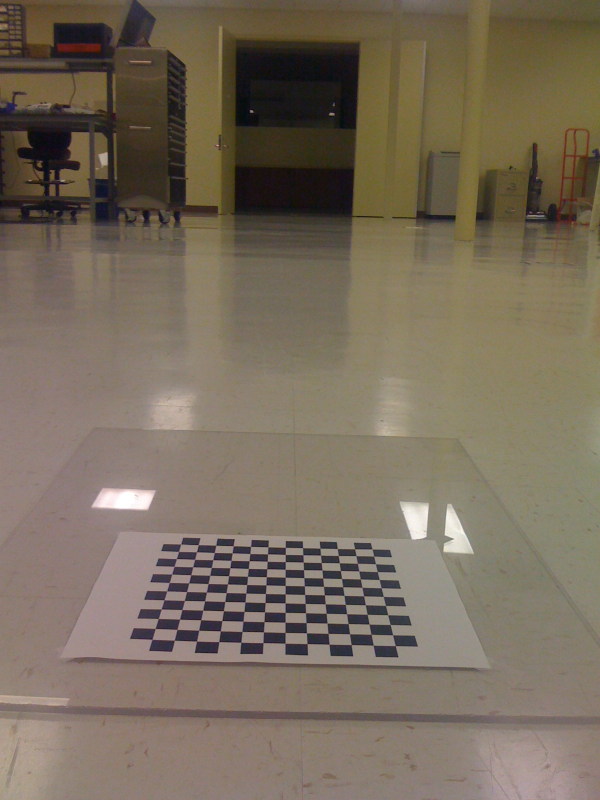
#> input picture Learning.OpenCV/birdseye/IMG_0214.jpg, 1200 x 1600 px (shown at 1/2 size)
$ python Polar.py ../../../../Learning.OpenCV/birdseye/IMG_0214.jpg   (Python 2 division)   (older library calls are emulated)
#> lines starting #> are read from the running program, lines starting #| are printed output that depends on the picture; after the words box and inside, x2 and y2 are one past the last pixel; in counts of white or black regions, pixels touching at a corner belong together
# -*- coding: utf-8 -*-
import cv2
import numpy as np
import sys
#极坐标变换
def polar(I,center,r,theta=(0,360),rstep=1.0,thetastep=360.0/(180*8)):
    #得到距离的最小最大范围
    minr,maxr = r
    #角度的最小范围
    mintheta,maxtheta = theta
    #输出图像的高，宽
    H = int((maxr-minr)/rstep)+1
    W =  int((maxtheta-mintheta)/thetastep)+1
    O = np.zeros((H,W),I.dtype)
    #极坐标变换
    r = np.linspace(minr,maxr,H)
    r = np.tile(r,(W,1))
    r = np.transpose(r)
    theta = np.linspace(mintheta,maxtheta,W)
    theta = np.tile(theta,(H,1))
    x,y=cv2.polarToCart(r,theta,angleInDegrees=True)
    #最近邻插值
    for i in xrange(H):
        for j in xrange(W):
            px = int(round(x[i][j])+cx)
            py = int(round(y[i][j])+cy)
            if(px>w-1 or py >h-1):
                O[i][j] = 125#灰色
            else:
                O[i][j] = I[py][px]
    return O

#主函数
if __name__ == "__main__":
    if len(sys.argv)>1:
        I = cv2.imread(sys.argv[1],cv2.CV_LOAD_IMAGE_GRAYSCALE)
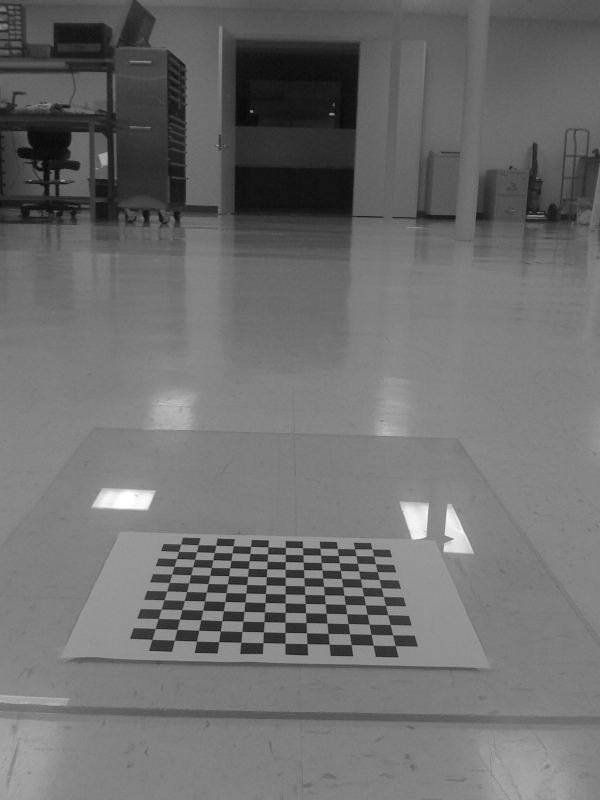
#> I: shape (1600, 1200) (shown at 1/2 size); min 2, max 255, mean 109.9
    else:
        print "Usage: python polar.py image"
    #图像的宽高
    h,w = I.shape[:2]
#> h = 1600; w = 1200
    print w,h
#| 1200 1600
    #极左标变换的中心
    cx,cy = w/2.0,h/2.0+10
#> cx = 600; cy = 810
    print cx,cy
#| 600.0 810.0
    cv2.circle(I,(int(cx),int(cy)),10,(255.0,0,0),3)
#> I: shape (1600, 1200); 0.02% of pixels changed, all inside (x1, y1, x2, y2) = (588, 798, 613, 823)
    #距离的最小最大半径 #200 550 270,340
    O = polar(I,(cx,cy),(270,340))
#> after the loop in polar, `for i in xrange(H):`:
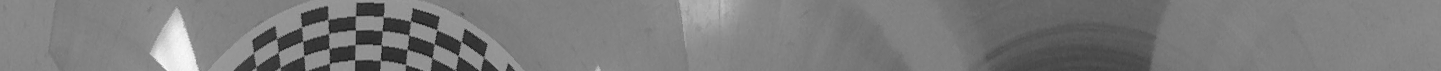
#> O: shape (71, 1441); min 14, max 248, mean 123.2
    #旋转
    O = cv2.flip(O,0)
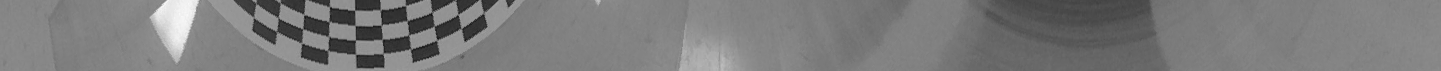
#> O: shape (71, 1441); min 14, max 248, mean 123.2
    #显示原图和输出图像
    cv2.imshow("I",I)
    cv2.imshow("O",O)
    cv2.imwrite("O.jpg",O)
    cv2.waitKey(0)
    cv2.destroyAllWindows()

$ run again, on Learning.OpenCV/birdseye/IMG_0217.jpg
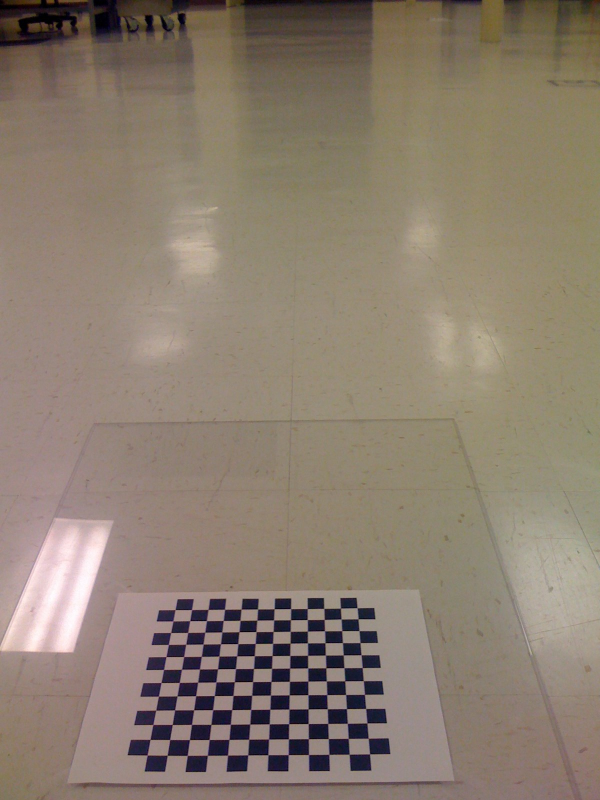
#> input picture Learning.OpenCV/birdseye/IMG_0217.jpg, 1200 x 1600 px (shown at 1/2 size)
#> `I = cv2.imread(sys.argv[1],cv2.CV_LOAD_IMAGE_GRAYSCALE)`:
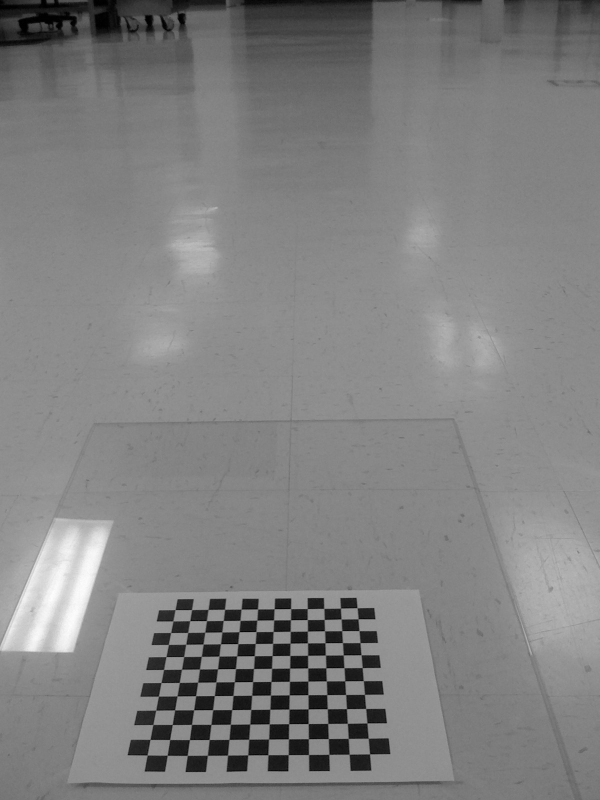
#> I: shape (1600, 1200) (shown at 1/2 size); min 0, max 255, mean 128.3
#| 1200 1600
#| 600.0 810.0
#> after the loop in polar, `for i in xrange(H):`:
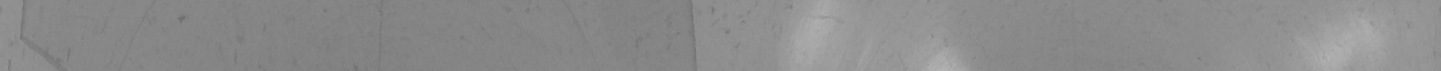
#> O: shape (71, 1441); min 110, max 180, mean 139.7

$ run again, on Learning.OpenCV/birdseye/IMG_0218.jpg
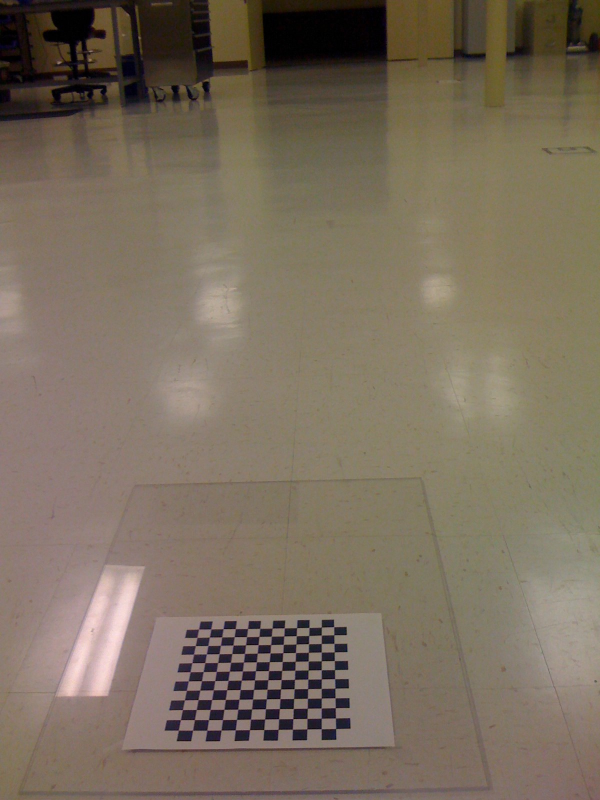
#> input picture Learning.OpenCV/birdseye/IMG_0218.jpg, 1200 x 1600 px (shown at 1/2 size)
#> `I = cv2.imread(sys.argv[1],cv2.CV_LOAD_IMAGE_GRAYSCALE)`:
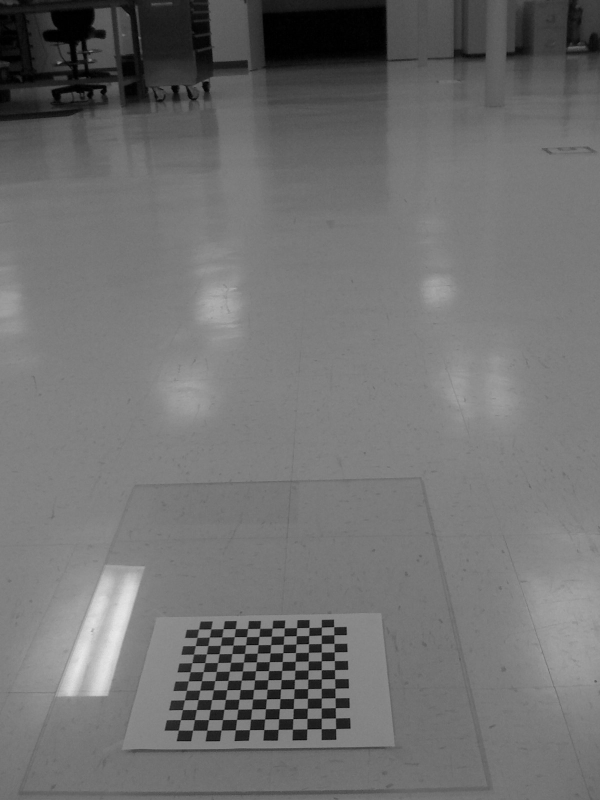
#> I: shape (1600, 1200) (shown at 1/2 size); min 0, max 236, mean 112.3
#| 1200 1600
#| 600.0 810.0
#> `O = cv2.flip(O,0)`:
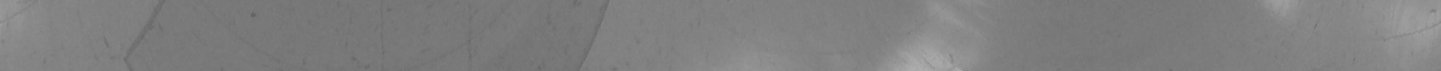
#> O: shape (71, 1441); min 98, max 175, mean 127.2
